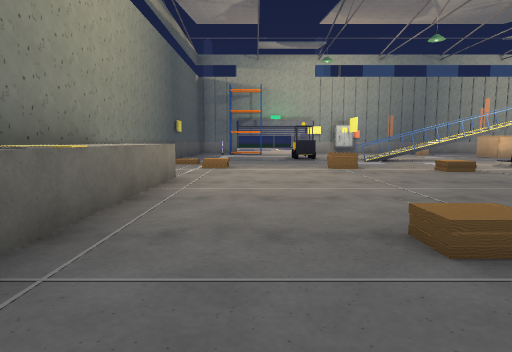
[1] (above)

24 first-person views from a walk through a level from a Godot 3-D game. The camera is 1.3 m above the floor, tilts 6° down and sees 75° across. The floor is counted in squares, 2 m on a side. Each view is taken from the middle of a square. On the plan, view 1 faces up. The plan holds only what a view shows up to about 10 squares ahead; the rest is blank. The place goes on beyond the plan.

[2]
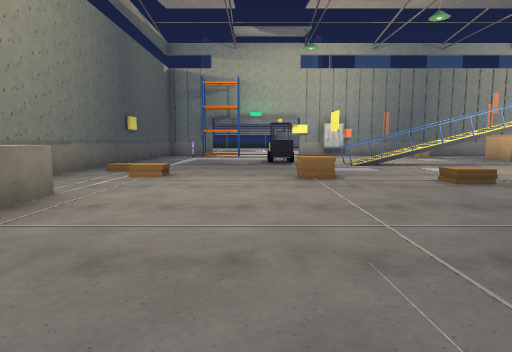

[3]
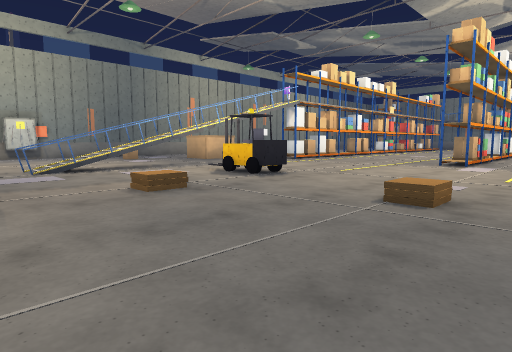

[4]
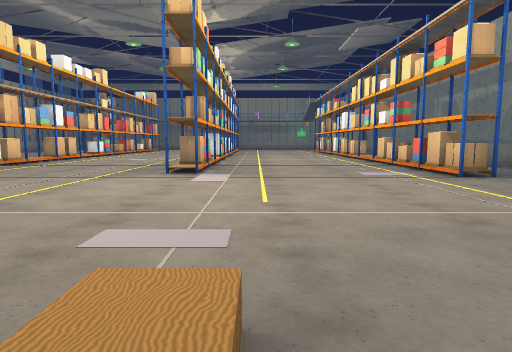

[5]
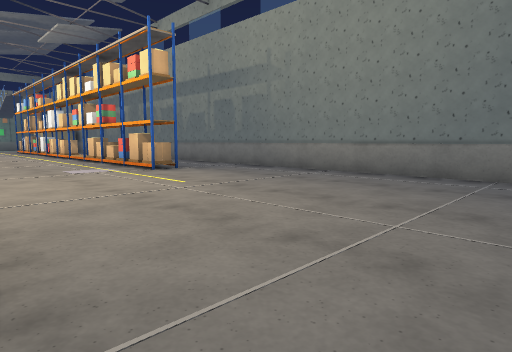

[6]
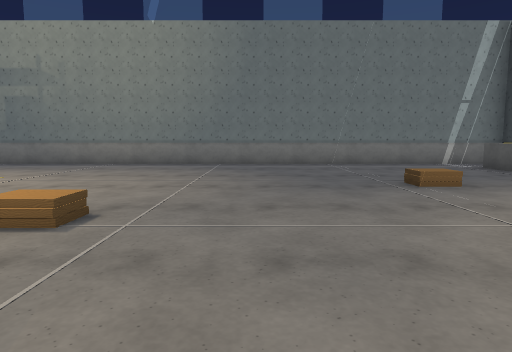

[7]
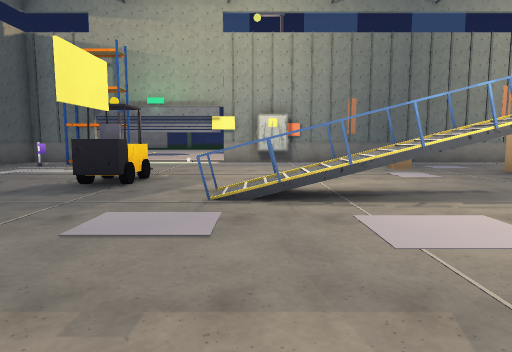

[8]
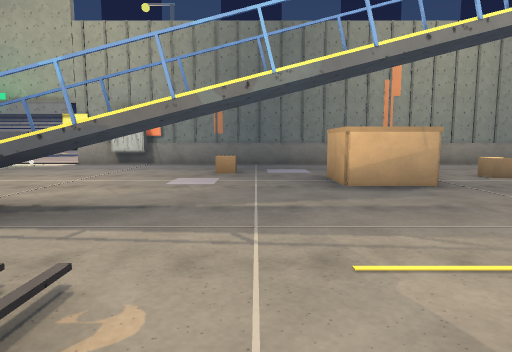

[9]
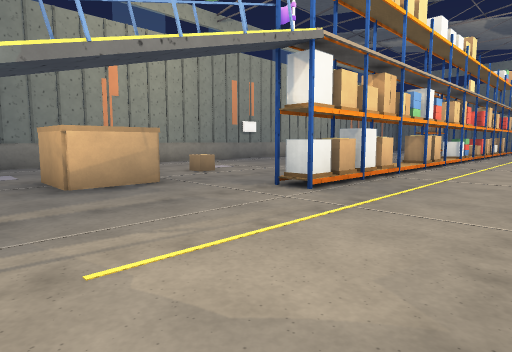

[10]
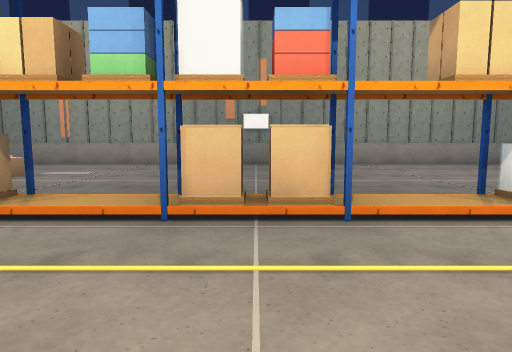

[11]
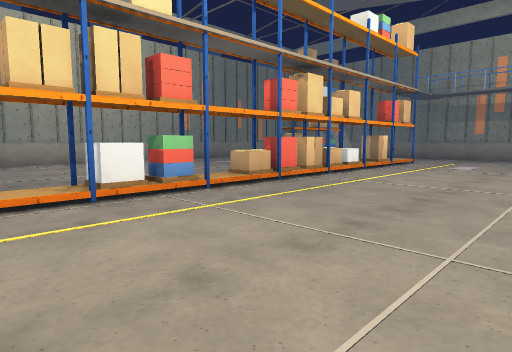

[12]
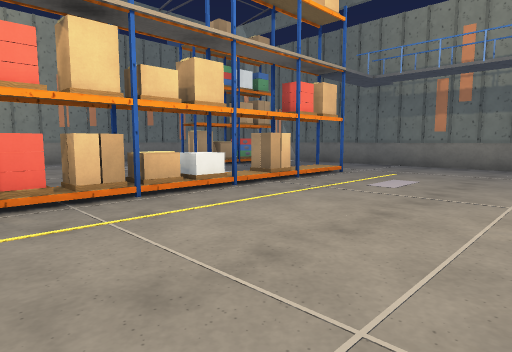

[13]
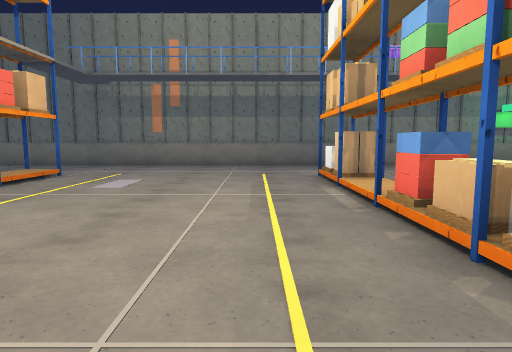

[14]
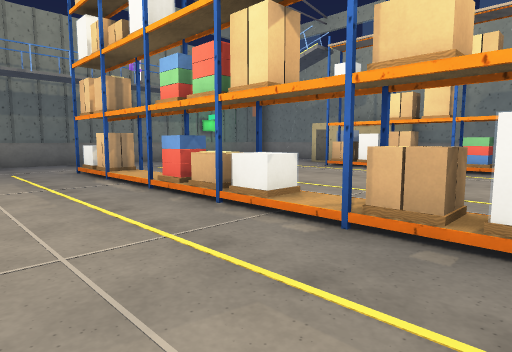

[15]
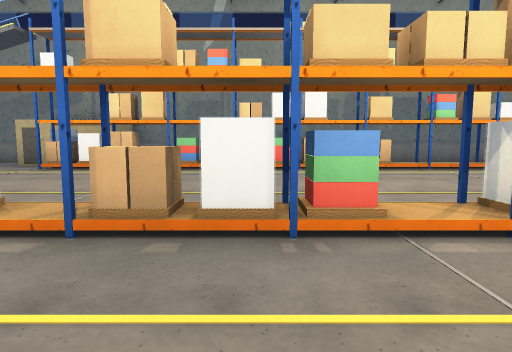

[16]
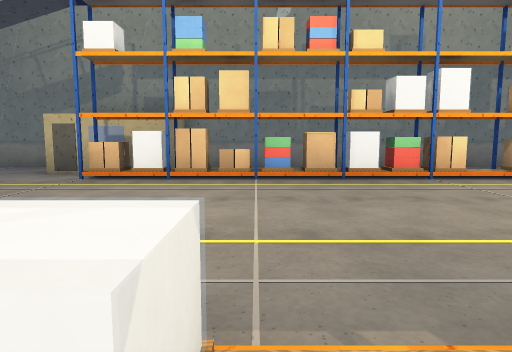

[17]
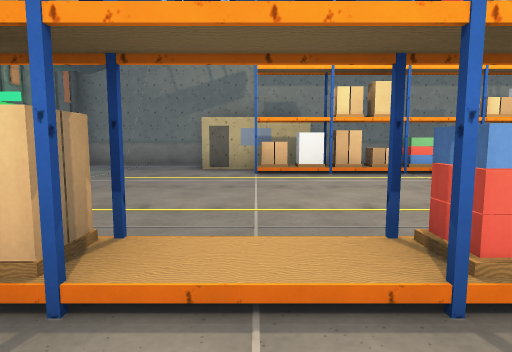

[18]
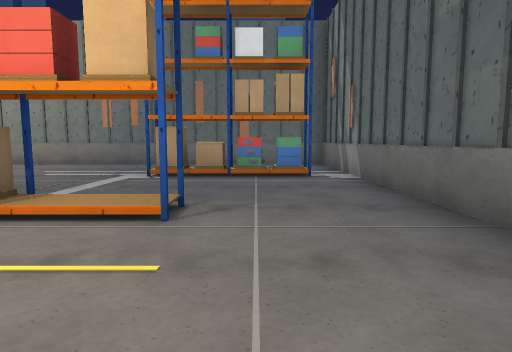

[19]
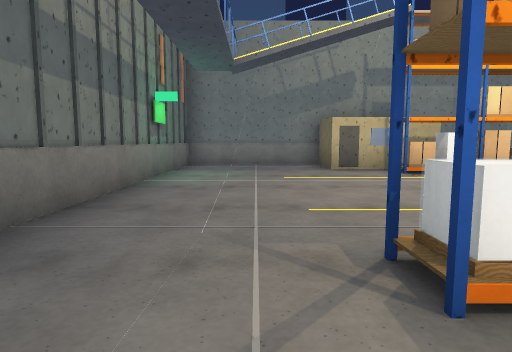

[20]
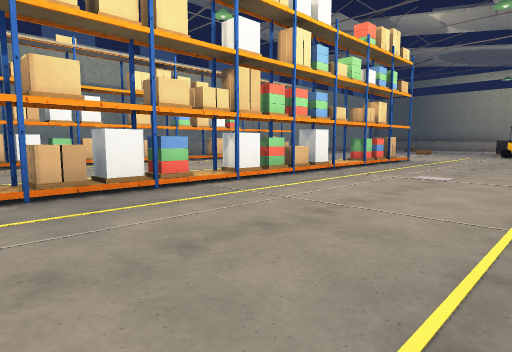

[21]
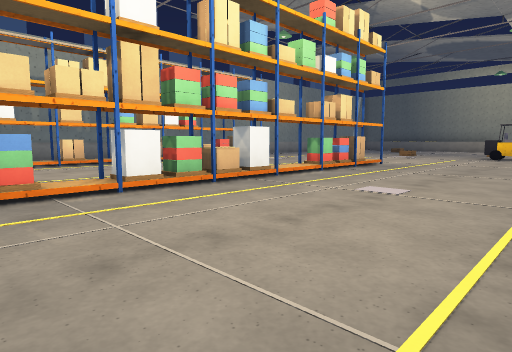

[22]
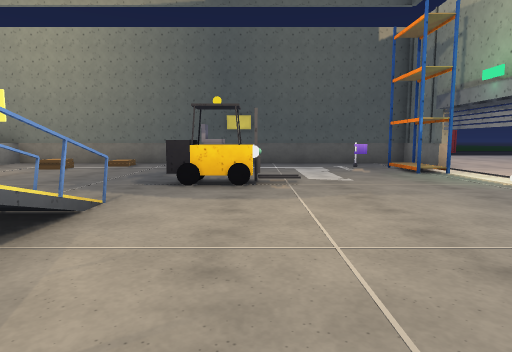

[23]
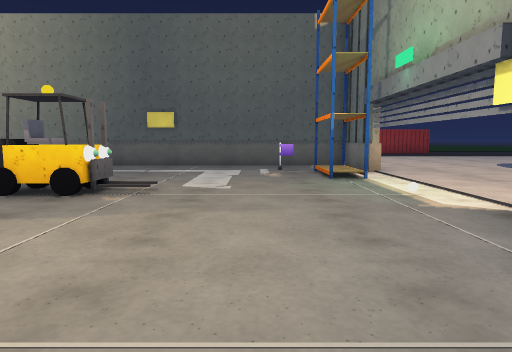

[24]
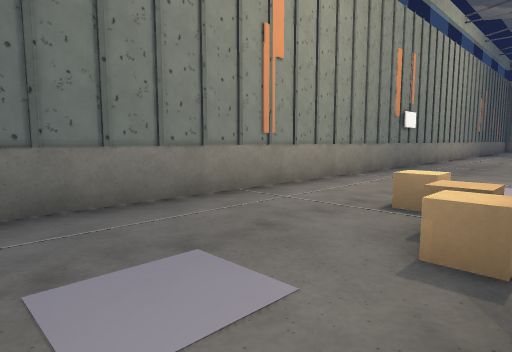

### Floor plan
Key: @ floor where view 1 was taken; # wall or solid block; x gap in a wall; . main floor; : floor 0.25 m higher than the main floor; / step, stairs or slope; D closed door; ^ raised ledge; F forklift; P pallet; L flag; T thing the floor can be seen under or through; C cabin; O other object.
Columns run from 3 left of view 1 to 31 right of it. Each row starts with its distance up from view 1.
 19  ....
 18  ......                         x
 17 ####...OD##########################
 16 #L##..........................   .#
 15 #.............^.................###
 14 #............#x...............#xO##
 13 #....F.......#....................#
 12 #....F.....................  .....#
 11 #....../^^#....###xx#xx#xTT^^::#..#
 10 #.................................#
  9 #/........F.......................#
  8 #./..P....F.......................#
  7 #.................................#
  6 #^.............##.#####.##.##.##..#
  5 #^.............##x#####x##x##.##..#
  4 #^.................  .............#
  3  ^................. ..............#
  2  ^................................#
  1   ................................#
  0  ^.@..........#####:##:#######....#
 -1  ^..............            CCC...#
 -2 #................   ..   ...C C...#
 -3 ############################# #####

Positions as (right, up) in squares from view 1, and headings:
1: (0, 0), facing up
2: (1, 2), facing up
3: (2, 3), facing up-right
4: (5, 4), facing right
5: (4, 4), facing down-right
6: (4, 7), facing down
7: (4, 7), facing up
8: (8, 8), facing up
9: (8, 8), facing up-right
10: (17, 8), facing up
11: (18, 7), facing up-right
12: (22, 7), facing up-right
13: (22, 7), facing right
14: (21, 8), facing down-right
15: (21, 8), facing down
16: (23, 6), facing down
17: (26, 7), facing down
18: (29, 8), facing up
19: (29, 7), facing down
20: (23, 10), facing down-left
21: (21, 10), facing down-left
22: (7, 13), facing left
23: (6, 15), facing left
24: (8, 14), facing up-right
